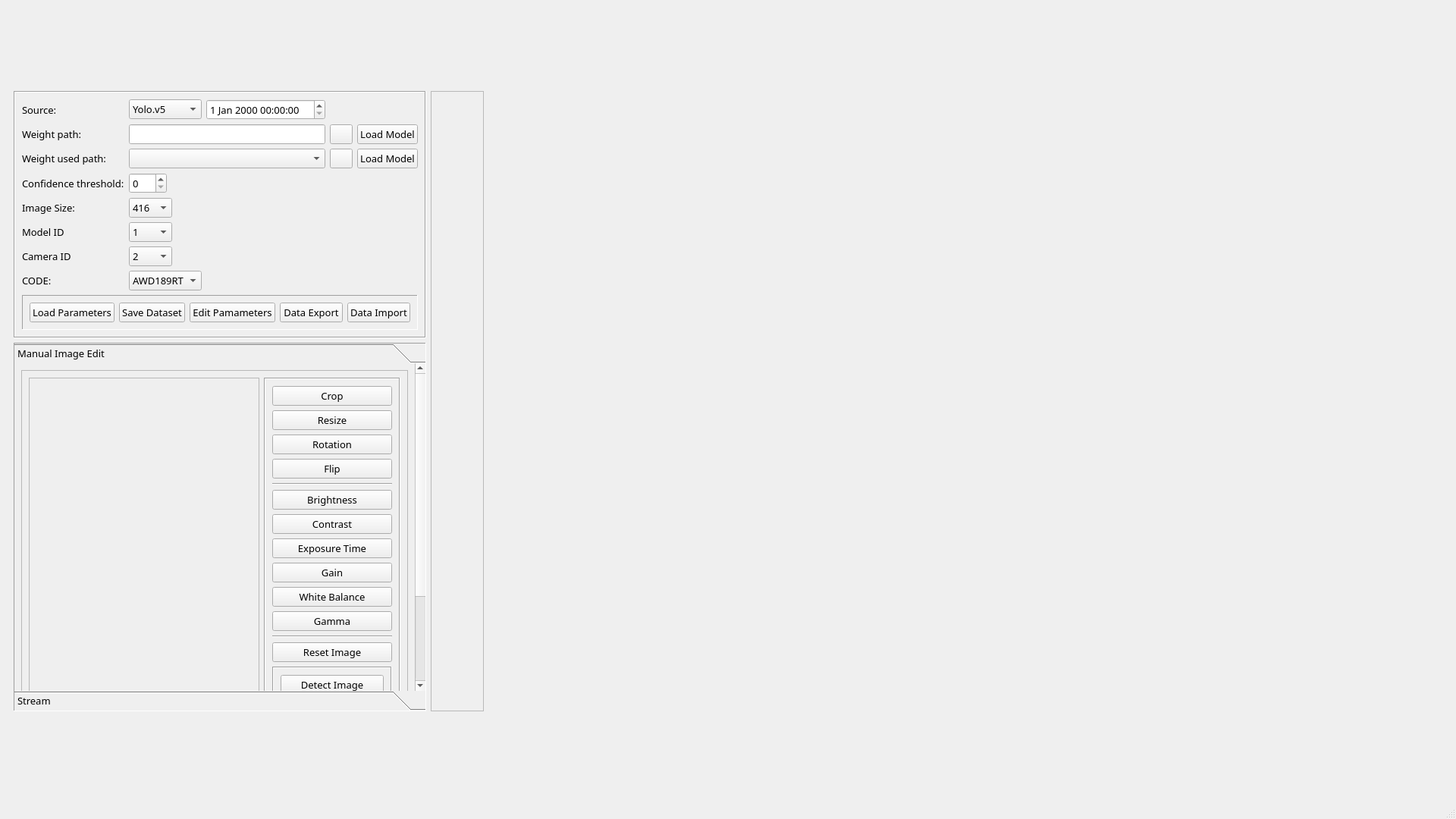
<?xml version="1.0" encoding="UTF-8"?>
<ui version="4.0">
 <class>MainWindow</class>
 <widget class="QMainWindow" name="MainWindow">
  <property name="geometry">
   <rect>
    <x>0</x>
    <y>0</y>
    <width>1920</width>
    <height>1080</height>
   </rect>
  </property>
  <property name="windowTitle">
   <string>MainWindow</string>
  </property>
  <widget class="QWidget" name="centralwidget">
   <layout class="QVBoxLayout" name="verticalLayout_2">
    <item>
     <widget class="QWidget" name="widget" native="true">
      <property name="minimumSize">
       <size>
        <width>0</width>
        <height>0</height>
       </size>
      </property>
      <property name="maximumSize">
       <size>
        <width>2000</width>
        <height>16777215</height>
       </size>
      </property>
      <property name="font">
       <font>
        <family>Microsoft YaHei UI Light</family>
        <pointsize>10</pointsize>
        <weight>50</weight>
        <bold>false</bold>
       </font>
      </property>
      <property name="contextMenuPolicy">
       <enum>Qt::NoContextMenu</enum>
      </property>
      <layout class="QGridLayout" name="gridLayout_2">
       <property name="sizeConstraint">
        <enum>QLayout::SetFixedSize</enum>
       </property>
       <item row="0" column="1" rowspan="2">
        <widget class="QScrollArea" name="scrollArea">
         <property name="maximumSize">
          <size>
           <width>1200</width>
           <height>16777215</height>
          </size>
         </property>
         <property name="font">
          <font>
           <family>Microsoft YaHei UI Light</family>
           <pointsize>10</pointsize>
           <weight>50</weight>
           <bold>false</bold>
          </font>
         </property>
         <property name="horizontalScrollBarPolicy">
          <enum>Qt::ScrollBarAsNeeded</enum>
         </property>
         <property name="sizeAdjustPolicy">
          <enum>QAbstractScrollArea::AdjustIgnored</enum>
         </property>
         <property name="widgetResizable">
          <bool>true</bool>
         </property>
         <property name="alignment">
          <set>Qt::AlignCenter</set>
         </property>
         <widget class="QWidget" name="scrollAreaWidgetContents">
          <property name="geometry">
           <rect>
            <x>0</x>
            <y>0</y>
            <width>1176</width>
            <height>1001</height>
           </rect>
          </property>
         </widget>
        </widget>
       </item>
       <item row="0" column="0">
        <widget class="QFrame" name="frame">
         <property name="minimumSize">
          <size>
           <width>300</width>
           <height>0</height>
          </size>
         </property>
         <property name="maximumSize">
          <size>
           <width>700</width>
           <height>400</height>
          </size>
         </property>
         <property name="font">
          <font>
           <family>Microsoft YaHei UI Light</family>
           <pointsize>10</pointsize>
           <weight>50</weight>
           <bold>false</bold>
          </font>
         </property>
         <property name="autoFillBackground">
          <bool>true</bool>
         </property>
         <property name="frameShape">
          <enum>QFrame::Box</enum>
         </property>
         <property name="frameShadow">
          <enum>QFrame::Sunken</enum>
         </property>
         <layout class="QGridLayout" name="gridLayout_3">
          <item row="8" column="0" colspan="6">
           <widget class="QFrame" name="frame_3">
            <property name="maximumSize">
             <size>
              <width>16777215</width>
              <height>50</height>
             </size>
            </property>
            <property name="font">
             <font>
              <family>Microsoft YaHei UI Light</family>
              <pointsize>10</pointsize>
              <weight>50</weight>
              <bold>false</bold>
             </font>
            </property>
            <property name="frameShape">
             <enum>QFrame::Panel</enum>
            </property>
            <property name="frameShadow">
             <enum>QFrame::Sunken</enum>
            </property>
            <layout class="QHBoxLayout" name="horizontalLayout">
             <item>
              <widget class="QPushButton" name="pushButton_5">
               <property name="maximumSize">
                <size>
                 <width>16777215</width>
                 <height>30</height>
                </size>
               </property>
               <property name="font">
                <font>
                 <family>Microsoft YaHei UI Light</family>
                 <pointsize>10</pointsize>
                 <weight>50</weight>
                 <bold>false</bold>
                </font>
               </property>
               <property name="text">
                <string>Load Parameters</string>
               </property>
               <property name="icon">
                <iconset>
                 <normaloff>../Users/BTTB/Downloads/import-export.svg</normaloff>../Users/BTTB/Downloads/import-export.svg</iconset>
               </property>
              </widget>
             </item>
             <item>
              <widget class="QPushButton" name="pushButton_6">
               <property name="maximumSize">
                <size>
                 <width>16777215</width>
                 <height>30</height>
                </size>
               </property>
               <property name="font">
                <font>
                 <family>Microsoft YaHei UI Light</family>
                 <pointsize>10</pointsize>
                 <weight>50</weight>
                 <bold>false</bold>
                </font>
               </property>
               <property name="text">
                <string>Save Dataset</string>
               </property>
               <property name="icon">
                <iconset>
                 <normaloff>../Users/BTTB/Downloads/diskette.png</normaloff>../Users/BTTB/Downloads/diskette.png</iconset>
               </property>
              </widget>
             </item>
             <item>
              <widget class="QPushButton" name="pushButton_7">
               <property name="maximumSize">
                <size>
                 <width>16777215</width>
                 <height>30</height>
                </size>
               </property>
               <property name="font">
                <font>
                 <family>Microsoft YaHei UI Light</family>
                 <pointsize>10</pointsize>
                 <weight>50</weight>
                 <bold>false</bold>
                </font>
               </property>
               <property name="text">
                <string>Edit Pamameters</string>
               </property>
               <property name="icon">
                <iconset>
                 <normaloff>../Users/BTTB/Downloads/edit.png</normaloff>../Users/BTTB/Downloads/edit.png</iconset>
               </property>
              </widget>
             </item>
             <item>
              <widget class="QPushButton" name="pushButton_8">
               <property name="maximumSize">
                <size>
                 <width>16777215</width>
                 <height>30</height>
                </size>
               </property>
               <property name="font">
                <font>
                 <family>Microsoft YaHei UI Light</family>
                 <pointsize>10</pointsize>
                 <weight>50</weight>
                 <bold>false</bold>
                </font>
               </property>
               <property name="text">
                <string>Data Export</string>
               </property>
               <property name="icon">
                <iconset>
                 <normaloff>../Users/BTTB/Downloads/file-export.svg</normaloff>../Users/BTTB/Downloads/file-export.svg</iconset>
               </property>
              </widget>
             </item>
             <item>
              <widget class="QPushButton" name="pushButton_9">
               <property name="maximumSize">
                <size>
                 <width>16777215</width>
                 <height>30</height>
                </size>
               </property>
               <property name="font">
                <font>
                 <family>Microsoft YaHei UI Light</family>
                 <pointsize>10</pointsize>
                 <weight>50</weight>
                 <bold>false</bold>
                </font>
               </property>
               <property name="text">
                <string>Data Import</string>
               </property>
               <property name="icon">
                <iconset>
                 <normaloff>../Users/BTTB/Downloads/file-import.png</normaloff>../Users/BTTB/Downloads/file-import.png</iconset>
               </property>
              </widget>
             </item>
            </layout>
           </widget>
          </item>
          <item row="7" column="0">
           <widget class="QLabel" name="label_8">
            <property name="font">
             <font>
              <family>Microsoft YaHei UI Light</family>
              <pointsize>10</pointsize>
              <weight>50</weight>
              <bold>false</bold>
             </font>
            </property>
            <property name="text">
             <string>CODE:</string>
            </property>
           </widget>
          </item>
          <item row="1" column="4">
           <widget class="QPushButton" name="pushButton">
            <property name="maximumSize">
             <size>
              <width>30</width>
              <height>16777215</height>
             </size>
            </property>
            <property name="font">
             <font>
              <family>Microsoft YaHei UI Light</family>
              <pointsize>10</pointsize>
              <weight>50</weight>
              <bold>false</bold>
             </font>
            </property>
            <property name="text">
             <string/>
            </property>
            <property name="icon">
             <iconset>
              <normaloff>../Users/BTTB/Downloads/folder-open.svg</normaloff>../Users/BTTB/Downloads/folder-open.svg</iconset>
            </property>
           </widget>
          </item>
          <item row="4" column="1">
           <widget class="QComboBox" name="comboBox_3">
            <property name="font">
             <font>
              <family>Microsoft YaHei UI Light</family>
              <pointsize>10</pointsize>
              <weight>50</weight>
              <bold>false</bold>
             </font>
            </property>
            <item>
             <property name="text">
              <string>416</string>
             </property>
            </item>
            <item>
             <property name="text">
              <string>608</string>
             </property>
            </item>
            <item>
             <property name="text">
              <string>768</string>
             </property>
            </item>
            <item>
             <property name="text">
              <string>810</string>
             </property>
            </item>
            <item>
             <property name="text">
              <string>1048</string>
             </property>
            </item>
           </widget>
          </item>
          <item row="5" column="1">
           <widget class="QComboBox" name="comboBox_4">
            <property name="font">
             <font>
              <family>Microsoft YaHei UI Light</family>
              <pointsize>10</pointsize>
              <weight>50</weight>
              <bold>false</bold>
             </font>
            </property>
            <item>
             <property name="text">
              <string>1</string>
             </property>
            </item>
           </widget>
          </item>
          <item row="4" column="0">
           <widget class="QLabel" name="label_4">
            <property name="font">
             <font>
              <family>Microsoft YaHei UI Light</family>
              <pointsize>10</pointsize>
              <weight>50</weight>
              <bold>false</bold>
             </font>
            </property>
            <property name="text">
             <string>Image Size:</string>
            </property>
           </widget>
          </item>
          <item row="6" column="1">
           <widget class="QComboBox" name="comboBox_6">
            <property name="font">
             <font>
              <family>Microsoft YaHei UI Light</family>
              <pointsize>10</pointsize>
              <weight>50</weight>
              <bold>false</bold>
             </font>
            </property>
            <item>
             <property name="text">
              <string>2</string>
             </property>
            </item>
           </widget>
          </item>
          <item row="6" column="0">
           <widget class="QLabel" name="label_9">
            <property name="font">
             <font>
              <family>Microsoft YaHei UI Light</family>
              <pointsize>10</pointsize>
              <weight>50</weight>
              <bold>false</bold>
             </font>
            </property>
            <property name="text">
             <string>Camera ID</string>
            </property>
           </widget>
          </item>
          <item row="0" column="3">
           <widget class="QDateTimeEdit" name="dateTimeEdit">
            <property name="maximumSize">
             <size>
              <width>200</width>
              <height>16777215</height>
             </size>
            </property>
            <property name="font">
             <font>
              <family>Microsoft YaHei UI Light</family>
              <pointsize>10</pointsize>
              <weight>50</weight>
              <bold>false</bold>
             </font>
            </property>
           </widget>
          </item>
          <item row="0" column="1" colspan="2">
           <widget class="QComboBox" name="comboBox_2">
            <property name="maximumSize">
             <size>
              <width>100</width>
              <height>16777215</height>
             </size>
            </property>
            <property name="font">
             <font>
              <family>Microsoft YaHei UI Light</family>
              <pointsize>10</pointsize>
              <weight>50</weight>
              <bold>false</bold>
             </font>
            </property>
            <item>
             <property name="text">
              <string>Yolo.v5</string>
             </property>
            </item>
           </widget>
          </item>
          <item row="3" column="0">
           <widget class="QLabel" name="label_6">
            <property name="maximumSize">
             <size>
              <width>16777215</width>
              <height>200</height>
             </size>
            </property>
            <property name="font">
             <font>
              <family>Microsoft YaHei UI Light</family>
              <pointsize>10</pointsize>
              <weight>50</weight>
              <bold>false</bold>
             </font>
            </property>
            <property name="text">
             <string>Confidence threshold:</string>
            </property>
           </widget>
          </item>
          <item row="2" column="5">
           <widget class="QPushButton" name="pushButton_4">
            <property name="font">
             <font>
              <family>Microsoft YaHei UI Light</family>
              <pointsize>10</pointsize>
              <weight>50</weight>
              <bold>false</bold>
             </font>
            </property>
            <property name="text">
             <string>Load Model</string>
            </property>
           </widget>
          </item>
          <item row="3" column="1">
           <widget class="QSpinBox" name="spinBox">
            <property name="maximumSize">
             <size>
              <width>50</width>
              <height>16777215</height>
             </size>
            </property>
            <property name="font">
             <font>
              <family>Microsoft YaHei UI Light</family>
              <pointsize>10</pointsize>
              <weight>50</weight>
              <bold>false</bold>
             </font>
            </property>
           </widget>
          </item>
          <item row="2" column="4">
           <widget class="QPushButton" name="pushButton_3">
            <property name="maximumSize">
             <size>
              <width>30</width>
              <height>16777215</height>
             </size>
            </property>
            <property name="font">
             <font>
              <family>Microsoft YaHei UI Light</family>
              <pointsize>10</pointsize>
              <weight>50</weight>
              <bold>false</bold>
             </font>
            </property>
            <property name="text">
             <string/>
            </property>
            <property name="icon">
             <iconset>
              <normaloff>../Users/BTTB/Downloads/folder-open.svg</normaloff>../Users/BTTB/Downloads/folder-open.svg</iconset>
            </property>
           </widget>
          </item>
          <item row="5" column="0">
           <widget class="QLabel" name="label_7">
            <property name="font">
             <font>
              <family>Microsoft YaHei UI Light</family>
              <pointsize>10</pointsize>
              <weight>50</weight>
              <bold>false</bold>
             </font>
            </property>
            <property name="text">
             <string>Model ID</string>
            </property>
           </widget>
          </item>
          <item row="0" column="0">
           <widget class="QLabel" name="label_3">
            <property name="font">
             <font>
              <family>Microsoft YaHei UI Light</family>
              <pointsize>10</pointsize>
              <weight>50</weight>
              <bold>false</bold>
             </font>
            </property>
            <property name="text">
             <string>Source:</string>
            </property>
           </widget>
          </item>
          <item row="1" column="1" colspan="3">
           <widget class="QLineEdit" name="lineEdit">
            <property name="font">
             <font>
              <family>Microsoft YaHei UI Light</family>
              <pointsize>10</pointsize>
              <weight>50</weight>
              <bold>false</bold>
             </font>
            </property>
           </widget>
          </item>
          <item row="2" column="1" colspan="3">
           <widget class="QComboBox" name="comboBox">
            <property name="font">
             <font>
              <family>Microsoft YaHei UI Light</family>
              <pointsize>10</pointsize>
              <weight>50</weight>
              <bold>false</bold>
             </font>
            </property>
           </widget>
          </item>
          <item row="1" column="5">
           <widget class="QPushButton" name="pushButton_2">
            <property name="font">
             <font>
              <family>Microsoft YaHei UI Light</family>
              <pointsize>10</pointsize>
              <weight>50</weight>
              <bold>false</bold>
             </font>
            </property>
            <property name="text">
             <string>Load Model</string>
            </property>
           </widget>
          </item>
          <item row="2" column="0">
           <widget class="QLabel" name="label_2">
            <property name="font">
             <font>
              <family>Microsoft YaHei UI Light</family>
              <pointsize>10</pointsize>
              <weight>50</weight>
              <bold>false</bold>
             </font>
            </property>
            <property name="text">
             <string>Weight used path:</string>
            </property>
           </widget>
          </item>
          <item row="1" column="0">
           <widget class="QLabel" name="label">
            <property name="font">
             <font>
              <family>Microsoft YaHei UI Light</family>
              <pointsize>10</pointsize>
              <weight>50</weight>
              <bold>false</bold>
             </font>
            </property>
            <property name="text">
             <string>Weight path:</string>
            </property>
           </widget>
          </item>
          <item row="7" column="1" colspan="2">
           <widget class="QComboBox" name="comboBox_5">
            <property name="maximumSize">
             <size>
              <width>100</width>
              <height>16777215</height>
             </size>
            </property>
            <property name="font">
             <font>
              <family>Microsoft YaHei UI Light</family>
              <pointsize>10</pointsize>
              <weight>50</weight>
              <bold>false</bold>
             </font>
            </property>
            <item>
             <property name="text">
              <string>AWD189RT</string>
             </property>
            </item>
           </widget>
          </item>
         </layout>
        </widget>
       </item>
       <item row="1" column="0">
        <widget class="QToolBox" name="toolBox">
         <property name="maximumSize">
          <size>
           <width>700</width>
           <height>16777215</height>
          </size>
         </property>
         <property name="frameShape">
          <enum>QFrame::Panel</enum>
         </property>
         <property name="frameShadow">
          <enum>QFrame::Sunken</enum>
         </property>
         <property name="currentIndex">
          <number>0</number>
         </property>
         <property name="tabSpacing">
          <number>0</number>
         </property>
         <widget class="QWidget" name="page_3">
          <property name="geometry">
           <rect>
            <x>0</x>
            <y>0</y>
            <width>698</width>
            <height>620</height>
           </rect>
          </property>
          <attribute name="label">
           <string>Manual Image Edit</string>
          </attribute>
          <layout class="QHBoxLayout" name="horizontalLayout_3">
           <item>
            <widget class="QFrame" name="frame_2">
             <property name="maximumSize">
              <size>
               <width>700</width>
               <height>16777215</height>
              </size>
             </property>
             <property name="font">
              <font>
               <family>Microsoft YaHei UI Light</family>
               <pointsize>10</pointsize>
               <weight>50</weight>
               <bold>false</bold>
              </font>
             </property>
             <property name="autoFillBackground">
              <bool>true</bool>
             </property>
             <property name="frameShape">
              <enum>QFrame::StyledPanel</enum>
             </property>
             <property name="frameShadow">
              <enum>QFrame::Sunken</enum>
             </property>
             <layout class="QGridLayout" name="gridLayout_4">
              <item row="1" column="0" colspan="2">
               <widget class="QFrame" name="frame_6">
                <property name="maximumSize">
                 <size>
                  <width>16777215</width>
                  <height>100</height>
                 </size>
                </property>
                <property name="font">
                 <font>
                  <family>Microsoft YaHei UI Light</family>
                  <pointsize>10</pointsize>
                  <weight>50</weight>
                  <bold>false</bold>
                 </font>
                </property>
                <property name="frameShape">
                 <enum>QFrame::Panel</enum>
                </property>
                <property name="frameShadow">
                 <enum>QFrame::Sunken</enum>
                </property>
                <layout class="QGridLayout" name="gridLayout">
                 <item row="0" column="0">
                  <widget class="QLineEdit" name="lineEdit_2">
                   <property name="maximumSize">
                    <size>
                     <width>500</width>
                     <height>16777215</height>
                    </size>
                   </property>
                   <property name="font">
                    <font>
                     <family>Microsoft YaHei UI Light</family>
                     <pointsize>10</pointsize>
                     <weight>50</weight>
                     <bold>false</bold>
                    </font>
                   </property>
                   <property name="text">
                    <string>Path to Image...</string>
                   </property>
                  </widget>
                 </item>
                 <item row="0" column="1">
                  <widget class="QPushButton" name="pushButton_21">
                   <property name="maximumSize">
                    <size>
                     <width>300</width>
                     <height>16777215</height>
                    </size>
                   </property>
                   <property name="font">
                    <font>
                     <family>Microsoft YaHei UI Light</family>
                     <pointsize>10</pointsize>
                     <weight>50</weight>
                     <bold>false</bold>
                    </font>
                   </property>
                   <property name="text">
                    <string>Select Path</string>
                   </property>
                  </widget>
                 </item>
                 <item row="1" column="0">
                  <widget class="QLineEdit" name="lineEdit_3">
                   <property name="maximumSize">
                    <size>
                     <width>500</width>
                     <height>16777215</height>
                    </size>
                   </property>
                   <property name="font">
                    <font>
                     <family>Microsoft YaHei UI Light</family>
                     <pointsize>10</pointsize>
                     <weight>50</weight>
                     <bold>false</bold>
                    </font>
                   </property>
                   <property name="text">
                    <string>Path to Folder...</string>
                   </property>
                  </widget>
                 </item>
                 <item row="1" column="1">
                  <widget class="QPushButton" name="pushButton_25">
                   <property name="font">
                    <font>
                     <family>Microsoft YaHei UI Light</family>
                     <pointsize>10</pointsize>
                     <weight>50</weight>
                     <bold>false</bold>
                    </font>
                   </property>
                   <property name="text">
                    <string>Select Path</string>
                   </property>
                  </widget>
                 </item>
                </layout>
               </widget>
              </item>
              <item row="0" column="1">
               <widget class="QFrame" name="frame_5">
                <property name="maximumSize">
                 <size>
                  <width>180</width>
                  <height>16777215</height>
                 </size>
                </property>
                <property name="font">
                 <font>
                  <family>Microsoft YaHei UI Light</family>
                  <pointsize>10</pointsize>
                  <weight>50</weight>
                  <bold>false</bold>
                 </font>
                </property>
                <property name="frameShape">
                 <enum>QFrame::Box</enum>
                </property>
                <property name="frameShadow">
                 <enum>QFrame::Sunken</enum>
                </property>
                <layout class="QVBoxLayout" name="verticalLayout_3">
                 <item>
                  <widget class="QPushButton" name="pushButton_11">
                   <property name="font">
                    <font>
                     <family>Microsoft YaHei UI Light</family>
                     <pointsize>10</pointsize>
                     <weight>50</weight>
                     <bold>false</bold>
                    </font>
                   </property>
                   <property name="layoutDirection">
                    <enum>Qt::LeftToRight</enum>
                   </property>
                   <property name="text">
                    <string>Crop</string>
                   </property>
                   <property name="icon">
                    <iconset>
                     <normaloff>../Users/BTTB/Downloads/crop.png</normaloff>../Users/BTTB/Downloads/crop.png</iconset>
                   </property>
                   <property name="iconSize">
                    <size>
                     <width>16</width>
                     <height>16</height>
                    </size>
                   </property>
                   <property name="checkable">
                    <bool>true</bool>
                   </property>
                   <property name="checked">
                    <bool>false</bool>
                   </property>
                   <property name="autoRepeat">
                    <bool>true</bool>
                   </property>
                   <property name="autoExclusive">
                    <bool>true</bool>
                   </property>
                   <property name="autoRepeatInterval">
                    <number>200</number>
                   </property>
                  </widget>
                 </item>
                 <item>
                  <widget class="QPushButton" name="pushButton_17">
                   <property name="font">
                    <font>
                     <family>Microsoft YaHei UI Light</family>
                     <pointsize>10</pointsize>
                     <weight>50</weight>
                     <bold>false</bold>
                    </font>
                   </property>
                   <property name="layoutDirection">
                    <enum>Qt::LeftToRight</enum>
                   </property>
                   <property name="text">
                    <string>Resize</string>
                   </property>
                   <property name="icon">
                    <iconset>
                     <normaloff>../Users/BTTB/Downloads/increase.png</normaloff>../Users/BTTB/Downloads/increase.png</iconset>
                   </property>
                   <property name="iconSize">
                    <size>
                     <width>16</width>
                     <height>16</height>
                    </size>
                   </property>
                  </widget>
                 </item>
                 <item>
                  <widget class="QPushButton" name="pushButton_18">
                   <property name="font">
                    <font>
                     <family>Microsoft YaHei UI Light</family>
                     <pointsize>10</pointsize>
                     <weight>50</weight>
                     <bold>false</bold>
                    </font>
                   </property>
                   <property name="layoutDirection">
                    <enum>Qt::LeftToRight</enum>
                   </property>
                   <property name="text">
                    <string>Rotation</string>
                   </property>
                   <property name="icon">
                    <iconset>
                     <normaloff>../Users/BTTB/Downloads/refresh.png</normaloff>../Users/BTTB/Downloads/refresh.png</iconset>
                   </property>
                  </widget>
                 </item>
                 <item>
                  <widget class="QPushButton" name="pushButton_15">
                   <property name="font">
                    <font>
                     <family>Microsoft YaHei UI Light</family>
                     <pointsize>10</pointsize>
                     <weight>50</weight>
                     <bold>false</bold>
                    </font>
                   </property>
                   <property name="layoutDirection">
                    <enum>Qt::LeftToRight</enum>
                   </property>
                   <property name="text">
                    <string>Flip</string>
                   </property>
                   <property name="icon">
                    <iconset>
                     <normaloff>../Users/BTTB/Downloads/flip.png</normaloff>../Users/BTTB/Downloads/flip.png</iconset>
                   </property>
                   <property name="iconSize">
                    <size>
                     <width>20</width>
                     <height>20</height>
                    </size>
                   </property>
                  </widget>
                 </item>
                 <item>
                  <widget class="Line" name="line">
                   <property name="font">
                    <font>
                     <family>Microsoft YaHei UI Light</family>
                     <pointsize>10</pointsize>
                     <weight>50</weight>
                     <bold>false</bold>
                    </font>
                   </property>
                   <property name="orientation">
                    <enum>Qt::Horizontal</enum>
                   </property>
                  </widget>
                 </item>
                 <item>
                  <widget class="QPushButton" name="pushButton_16">
                   <property name="font">
                    <font>
                     <family>Microsoft YaHei UI Light</family>
                     <pointsize>10</pointsize>
                     <weight>50</weight>
                     <bold>false</bold>
                    </font>
                   </property>
                   <property name="text">
                    <string>Brightness</string>
                   </property>
                   <property name="icon">
                    <iconset>
                     <normaloff>../Users/BTTB/Downloads/brightness.png</normaloff>../Users/BTTB/Downloads/brightness.png</iconset>
                   </property>
                  </widget>
                 </item>
                 <item>
                  <widget class="QPushButton" name="pushButton_14">
                   <property name="font">
                    <font>
                     <family>Microsoft YaHei UI Light</family>
                     <pointsize>10</pointsize>
                     <weight>50</weight>
                     <bold>false</bold>
                    </font>
                   </property>
                   <property name="text">
                    <string>Contrast</string>
                   </property>
                   <property name="icon">
                    <iconset>
                     <normaloff>../Users/BTTB/Downloads/contrast.png</normaloff>../Users/BTTB/Downloads/contrast.png</iconset>
                   </property>
                  </widget>
                 </item>
                 <item>
                  <widget class="QPushButton" name="pushButton_19">
                   <property name="font">
                    <font>
                     <family>Microsoft YaHei UI Light</family>
                     <pointsize>10</pointsize>
                     <weight>50</weight>
                     <bold>false</bold>
                    </font>
                   </property>
                   <property name="text">
                    <string>Exposure Time</string>
                   </property>
                   <property name="icon">
                    <iconset>
                     <normaloff>../Users/BTTB/Downloads/exposure.png</normaloff>../Users/BTTB/Downloads/exposure.png</iconset>
                   </property>
                  </widget>
                 </item>
                 <item>
                  <widget class="QPushButton" name="pushButton_13">
                   <property name="font">
                    <font>
                     <family>Microsoft YaHei UI Light</family>
                     <pointsize>10</pointsize>
                     <weight>50</weight>
                     <bold>false</bold>
                    </font>
                   </property>
                   <property name="text">
                    <string>Gain</string>
                   </property>
                   <property name="icon">
                    <iconset>
                     <normaloff>../Users/BTTB/Downloads/brightness.png</normaloff>../Users/BTTB/Downloads/brightness.png</iconset>
                   </property>
                  </widget>
                 </item>
                 <item>
                  <widget class="QPushButton" name="pushButton_12">
                   <property name="font">
                    <font>
                     <family>Microsoft YaHei UI Light</family>
                     <pointsize>10</pointsize>
                     <weight>50</weight>
                     <bold>false</bold>
                    </font>
                   </property>
                   <property name="text">
                    <string>White Balance</string>
                   </property>
                   <property name="icon">
                    <iconset>
                     <normaloff>../Users/BTTB/Downloads/17385401.jpg</normaloff>../Users/BTTB/Downloads/17385401.jpg</iconset>
                   </property>
                  </widget>
                 </item>
                 <item>
                  <widget class="QPushButton" name="pushButton_20">
                   <property name="font">
                    <font>
                     <family>Microsoft YaHei UI Light</family>
                     <pointsize>10</pointsize>
                     <weight>50</weight>
                     <bold>false</bold>
                    </font>
                   </property>
                   <property name="text">
                    <string>Gamma</string>
                   </property>
                   <property name="icon">
                    <iconset>
                     <normaloff>../Users/BTTB/Downloads/27459639.jpg</normaloff>../Users/BTTB/Downloads/27459639.jpg</iconset>
                   </property>
                  </widget>
                 </item>
                 <item>
                  <widget class="Line" name="line_2">
                   <property name="font">
                    <font>
                     <family>Microsoft YaHei UI Light</family>
                     <pointsize>10</pointsize>
                     <weight>50</weight>
                     <bold>false</bold>
                    </font>
                   </property>
                   <property name="orientation">
                    <enum>Qt::Horizontal</enum>
                   </property>
                  </widget>
                 </item>
                 <item>
                  <widget class="QPushButton" name="pushButton_10">
                   <property name="font">
                    <font>
                     <family>Microsoft YaHei UI Light</family>
                     <pointsize>10</pointsize>
                     <weight>50</weight>
                     <bold>false</bold>
                    </font>
                   </property>
                   <property name="text">
                    <string>Reset Image</string>
                   </property>
                   <property name="icon">
                    <iconset>
                     <normaloff>../Users/BTTB/Downloads/reset-svgrepo-com.svg</normaloff>../Users/BTTB/Downloads/reset-svgrepo-com.svg</iconset>
                   </property>
                  </widget>
                 </item>
                 <item>
                  <widget class="QFrame" name="frame_7">
                   <property name="maximumSize">
                    <size>
                     <width>200</width>
                     <height>100</height>
                    </size>
                   </property>
                   <property name="font">
                    <font>
                     <family>Microsoft YaHei UI Light</family>
                     <pointsize>10</pointsize>
                     <weight>50</weight>
                     <bold>false</bold>
                    </font>
                   </property>
                   <property name="frameShape">
                    <enum>QFrame::Box</enum>
                   </property>
                   <property name="frameShadow">
                    <enum>QFrame::Sunken</enum>
                   </property>
                   <layout class="QGridLayout" name="gridLayout_5">
                    <item row="1" column="2">
                     <widget class="QPushButton" name="pushButton_24">
                      <property name="font">
                       <font>
                        <family>Microsoft YaHei UI Light</family>
                        <pointsize>10</pointsize>
                        <weight>50</weight>
                        <bold>false</bold>
                       </font>
                      </property>
                      <property name="text">
                       <string>&gt;</string>
                      </property>
                     </widget>
                    </item>
                    <item row="1" column="1">
                     <widget class="QPushButton" name="pushButton_23">
                      <property name="font">
                       <font>
                        <family>Microsoft YaHei UI Light</family>
                        <pointsize>10</pointsize>
                        <weight>50</weight>
                        <bold>false</bold>
                       </font>
                      </property>
                      <property name="text">
                       <string>&lt;</string>
                      </property>
                     </widget>
                    </item>
                    <item row="0" column="1" colspan="2">
                     <widget class="QPushButton" name="pushButton_22">
                      <property name="font">
                       <font>
                        <family>Microsoft YaHei UI Light</family>
                        <pointsize>10</pointsize>
                        <weight>50</weight>
                        <bold>false</bold>
                       </font>
                      </property>
                      <property name="text">
                       <string>Detect Image</string>
                      </property>
                     </widget>
                    </item>
                   </layout>
                  </widget>
                 </item>
                </layout>
               </widget>
              </item>
              <item row="0" column="0">
               <widget class="QLabel" name="label_5">
                <property name="font">
                 <font>
                  <family>Microsoft YaHei UI Light</family>
                  <pointsize>10</pointsize>
                  <weight>50</weight>
                  <bold>false</bold>
                 </font>
                </property>
                <property name="frameShape">
                 <enum>QFrame::StyledPanel</enum>
                </property>
                <property name="text">
                 <string/>
                </property>
               </widget>
              </item>
             </layout>
            </widget>
           </item>
          </layout>
         </widget>
         <widget class="QWidget" name="page_4">
          <property name="geometry">
           <rect>
            <x>0</x>
            <y>0</y>
            <width>698</width>
            <height>620</height>
           </rect>
          </property>
          <attribute name="label">
           <string>Stream</string>
          </attribute>
          <layout class="QGridLayout" name="gridLayout_6">
           <item row="0" column="1">
            <widget class="QFrame" name="frame_9">
             <property name="maximumSize">
              <size>
               <width>200</width>
               <height>500</height>
              </size>
             </property>
             <property name="frameShape">
              <enum>QFrame::Box</enum>
             </property>
             <property name="frameShadow">
              <enum>QFrame::Raised</enum>
             </property>
             <layout class="QVBoxLayout" name="verticalLayout">
              <item>
               <widget class="QPushButton" name="pushButton_27">
                <property name="text">
                 <string>Streaming</string>
                </property>
               </widget>
              </item>
              <item>
               <widget class="QPushButton" name="pushButton_29">
                <property name="text">
                 <string>PushButton</string>
                </property>
               </widget>
              </item>
              <item>
               <widget class="QPushButton" name="pushButton_28">
                <property name="text">
                 <string>PushButton</string>
                </property>
               </widget>
              </item>
              <item>
               <widget class="QPushButton" name="pushButton_26">
                <property name="text">
                 <string>PushButton</string>
                </property>
               </widget>
              </item>
             </layout>
            </widget>
           </item>
           <item row="1" column="0" colspan="2">
            <widget class="QFrame" name="frame_10">
             <property name="maximumSize">
              <size>
               <width>16777215</width>
               <height>100</height>
              </size>
             </property>
             <property name="frameShape">
              <enum>QFrame::Panel</enum>
             </property>
             <property name="frameShadow">
              <enum>QFrame::Raised</enum>
             </property>
            </widget>
           </item>
           <item row="0" column="0">
            <widget class="QLabel" name="label_10">
             <property name="frameShape">
              <enum>QFrame::Box</enum>
             </property>
             <property name="text">
              <string/>
             </property>
            </widget>
           </item>
          </layout>
         </widget>
        </widget>
       </item>
      </layout>
     </widget>
    </item>
   </layout>
  </widget>
  <widget class="QMenuBar" name="menubar">
   <property name="geometry">
    <rect>
     <x>0</x>
     <y>0</y>
     <width>1920</width>
     <height>21</height>
    </rect>
   </property>
  </widget>
  <widget class="QStatusBar" name="statusbar"/>
 </widget>
 <resources/>
 <connections/>
</ui>
